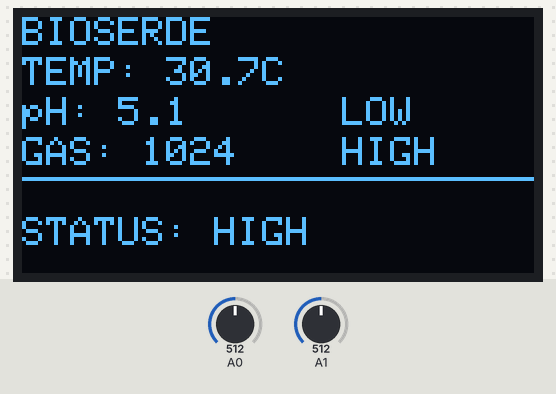
The sketch below on a simulated Arduino Uno, built with avr-gcc and run on an emulated ATmega328P. Shown: 128×64 one-colour display. The inputs (shaded band) are chosen by the test bench; at power-on: A0 = 512, A1 = 512. Random numbers use the default seed unless the sketch sets one; what the sketch prints to the serial monitor is not drawn.

Above: at 2.3 s.
2.4 s: A0 set to 632
At 7.5 s:
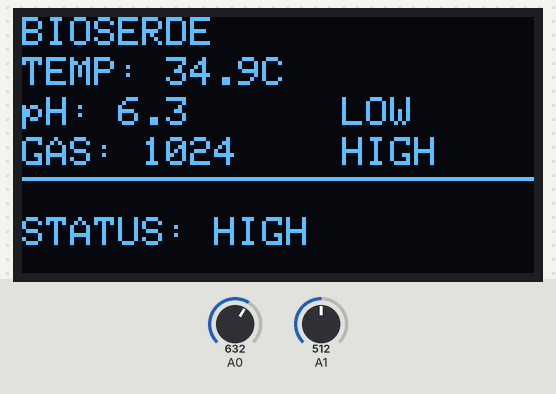
12.7 s: A0 set to 664
At 17.6 s:
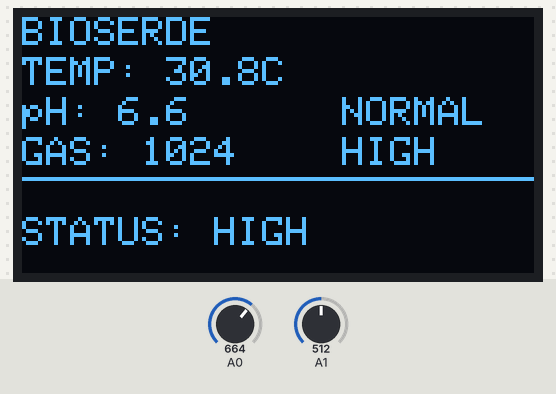
22.8 s: A1 set to 190
At 26.7 s:
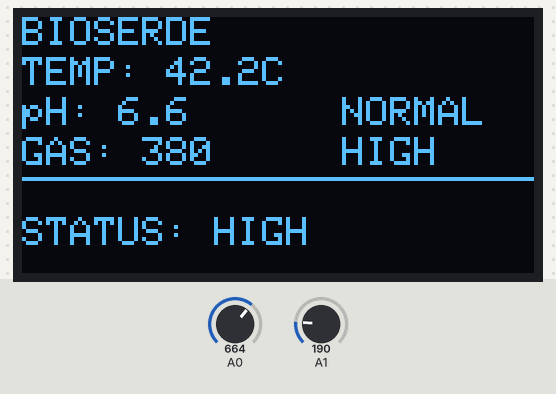
32.9 s: A1 set to 164
At 36.8 s:
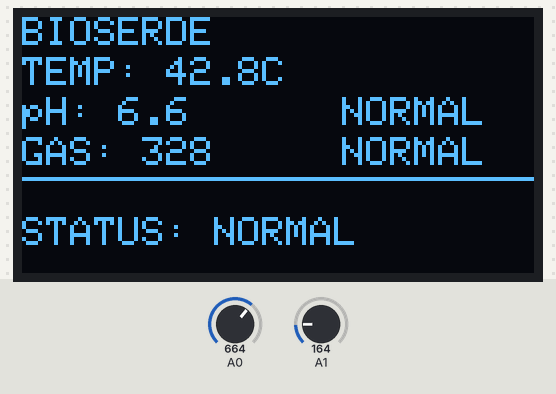
42.9 s: A0 set to 511
At 47.0 s:
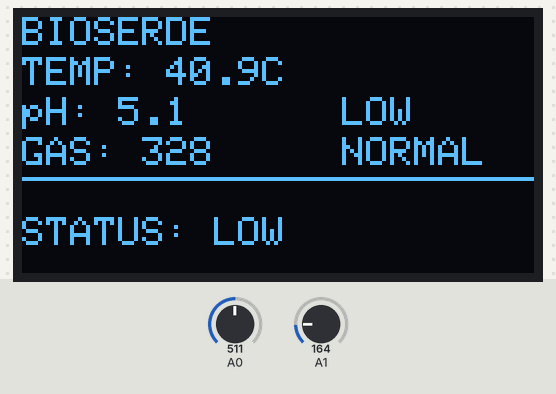
53.0 s: A0 set to 900
At 57.2 s:
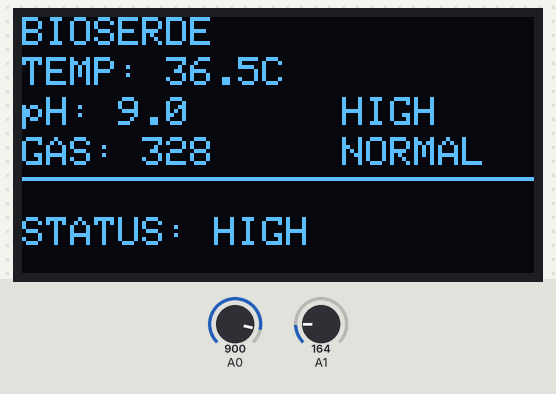
Timing chart, 0 to 58.7 s (numbered marks = the images above; inputs shaded):
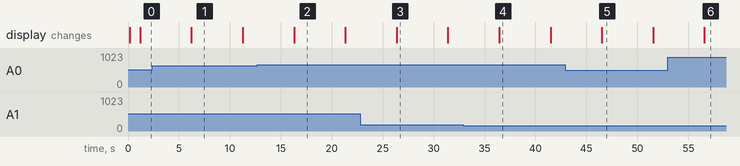

The sketch:

gas_sensor_azure_ml.ino
```cpp
#include <ArduinoJson.h>
#include <Wire.h>
#include <Adafruit_GFX.h>
#include <Adafruit_SH110X.h>

#define SCREEN_WIDTH 128
#define SCREEN_HEIGHT 64
#define OLED_RESET -1

Adafruit_SH1106G display(SCREEN_WIDTH, SCREEN_HEIGHT, &Wire, OLED_RESET);

bool displayInitialized = false;

#define PH_MIN 6.5
#define PH_MAX 7.5
#define BIOGAS_MIN 50
#define BIOGAS_MAX 80
#define GAS_THRESHOLD 350

void setup() {
  Serial.begin(9600);

  pinMode(A0, INPUT);
  pinMode(A1, INPUT);

  Wire.begin();

  Serial.println("Starting display initialization...");

  display.begin(0x3C, true);
  delay(100);

  display.clearDisplay();

  display.setTextColor(SH110X_WHITE);
  display.setTextSize(1);

  display.setCursor(0, 0);
  display.println("BIOSERDE");
  display.display();

  displayInitialized = true;
  Serial.println("Display setup complete");

  delay(1000);
}

void loop() {
  float temperature = random(300, 450) / 10.0;
  float ph = analogRead(A0) * 0.01;
  float biogas = analogRead(A1) * 0.1;
  int gas_level = analogRead(A1) * 2;

  Serial.print(temperature, 1);
  Serial.print(",");
  Serial.print(ph, 2);
  Serial.print(",");
  Serial.println(gas_level);

  if (displayInitialized) {
    display.clearDisplay();

    display.setTextSize(1);
    display.setCursor(0, 0);
    display.println("BIOSERDE");

    display.setCursor(0, 10);
    display.print("TEMP: ");
    display.print(temperature, 1);
    display.println("C");

    display.setCursor(0, 20);
    display.print("pH: ");
    display.println(ph, 1);

    String phStatus = getStatus(ph, PH_MIN, PH_MAX);
    display.setCursor(80, 20);
    display.print(phStatus);

    display.setCursor(0, 30);
    display.print("GAS: ");
    display.println(gas_level);

    String gasStatus = (gas_level < GAS_THRESHOLD) ? "NORMAL" : "HIGH";
    display.setCursor(80, 30);
    display.print(gasStatus);

    display.drawLine(0, 40, display.width(), 40, SH110X_WHITE);

    display.setCursor(0, 50);
    display.print("STATUS: ");

    if (phStatus == "HIGH" || gasStatus == "HIGH") {
      display.println("HIGH");
    } else if (phStatus == "LOW") {
      display.println("LOW");
    } else {
      display.println("NORMAL");
    }

    display.display();
  }

  delay(5000);
}

String getStatus(float value, float minThreshold, float maxThreshold) {
  if (value < minThreshold) {
    return "LOW";
  } else if (value > maxThreshold) {
    return "HIGH";
  } else {
    return "NORMAL";
  }
}
```

Measured:
- the behaviour switches between 649 and 650 on A0 (found by bisection; images 1 and 2)
- the behaviour switches between 175 and 174 on A1 (found by bisection; images 3 and 4)
- what the display in image 1 shows lasts 5.1 s, from 6.2 s to 11.3 s
